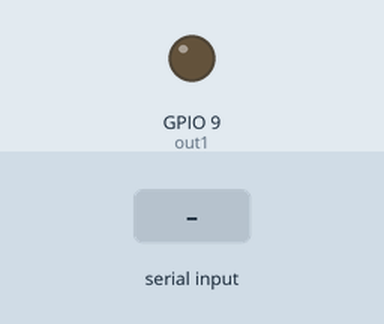
The sketch below on a simulated ESP32-S3. Shown: output pins drawn as LEDs (lit = HIGH). Inputs (shaded band) come from the test bench. What the sketch prints to the serial monitor is not drawn.

Above: at 1.2 s.
1.3 s: "L" received over Serial
At 2.5 s:
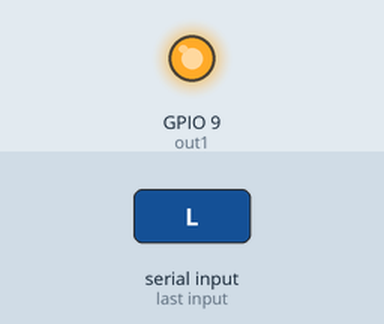
2.8 s: "l" received over Serial
At 4.0 s:
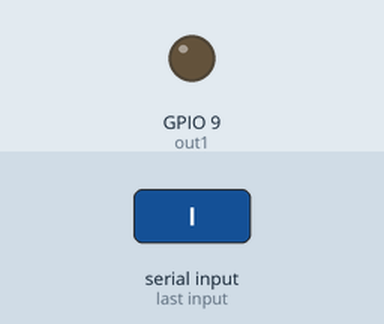
Timing chart, 0 to 5.8 s (numbered marks = the images above; inputs shaded):
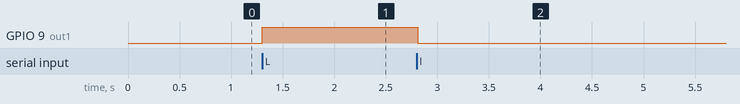

Measured:
- after the input at 1.3 s, GPIO 9 (out1): LOW → HIGH at once
- after the input at 2.8 s, GPIO 9 (out1): HIGH → LOW at once

The sketch:

test1.ino
```cpp
#define out1 9

void setup() {
  Serial.begin(115200);
  pinMode(out1, OUTPUT);
}

void loop() {
  if (Serial.available()) {
    char c = Serial.read();
    if (c == 'L') {
      digitalWrite(out1, HIGH);
    } else if (c == 'l') {
      digitalWrite(out1, LOW);
    }
  }

  Serial.println("Hello from ESP32-S3!");
  delay(10);
}
```
